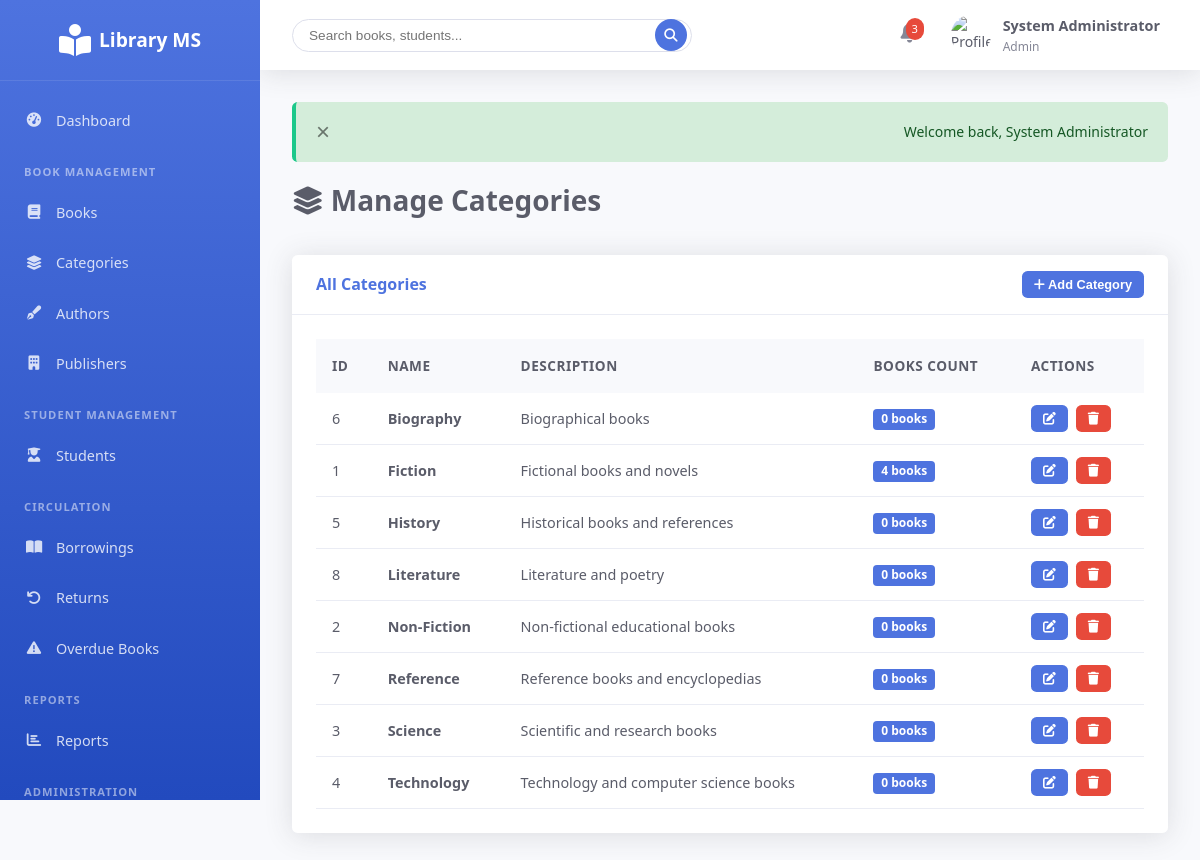
/views/admin/categories.php (signed in), run on the app's committed database.
### tables this page shows
CREATE TABLE `categories` (
  `id` int(11) NOT NULL AUTO_INCREMENT,
  `name` varchar(100) NOT NULL,
  `description` text,
  `created_at` timestamp NOT NULL DEFAULT CURRENT_TIMESTAMP,
  `updated_at` timestamp NOT NULL DEFAULT CURRENT_TIMESTAMP ON UPDATE CURRENT_TIMESTAMP,
  PRIMARY KEY (`id`),
  UNIQUE KEY `name` (`name`)
);

### config/config.php (called while the page is built, shortened)
<?php
require_once __DIR__ . '/database.php';
spl_autoload_register(function($class) {
    $paths = [
        __DIR__ . '/../models/' . $class . '.php',
        __DIR__ . '/../controllers/' . $class . '.php',
    ];
    foreach ($paths as $path) {
        if (file_exists($path)) {
            return;
        }
    }
});
?>

### config/database.php (called while the page is built, shortened)
<?php
class Database {
    private static $instance = null;
    private $conn;
    private function __construct() {
        try {
            $this->conn = new PDO(
                "mysql:host=" . DB_HOST . ";dbname=" . DB_NAME . ";charset=utf8mb4",
                DB_USER,
                DB_PASS,
                [
                    PDO::ATTR_ERRMODE => PDO::ERRMODE_EXCEPTION,
                    PDO::ATTR_DEFAULT_FETCH_MODE => PDO::FETCH_ASSOC,
                    PDO::ATTR_EMULATE_PREPARES => false,
                ]
            );
        } catch(PDOException $e) {
            die("Connection failed: " . $e->getMessage());
        }
    }
    public static function getInstance() {
        if (self::$instance === null) {
            self::$instance = new self();
        }
        return self::$instance;
    }
    public function getConnection() {
        return $this->conn;
    }
}
function getDB() {
    return Database::getInstance()->getConnection();
}
?>

### models/Category.php (called while the page is built, shortened)
<?php
class Category {
    private $db;
    public function __construct() {
        $this->db = getDB();
    }
    public function getWithBookCount() {
        $stmt = $this->db->query("
            SELECT c.*, COUNT(b.id) as book_count
            FROM categories c
            LEFT JOIN books b ON c.id = b.category_id
            GROUP BY c.id
            ORDER BY c.name
        ");
        return $stmt->fetchAll();
    }
}
?>

### views/admin/categories.php (the view, shortened to what this page needs)
<?php
require_once '../../config/config.php';
require_once '../../includes/functions.php';
$category = new Category();
$categories = $category->getWithBookCount();
include '../../includes/header.php';
?>
<div class="page-header">
    <h1 class="page-title">
        <i class="fas fa-layer-group"></i> Manage Categories
    </h1>
</div>
<div class="card">
    <div class="card-header">
        <h3 class="card-title">All Categories</h3>
        <button class="btn btn-primary btn-sm" onclick="openModal('addModal')">
            <i class="fas fa-plus"></i> Add Category
        </button>
    </div>
    <div class="card-body">
        <div class="table-container">
            <table>
                <thead>
                    <tr>
                        <th>ID</th>
                        <th>Name</th>
                        <th>Description</th>
                        <th>Books Count</th>
                        <th>Actions</th>
                    </tr>
                </thead>
                <tbody>
                    <?php if (empty($categories)): ?>
                        <tr>
                            <td colspan="5" style="text-align: center;">No categories found</td>
                        </tr>
                    <?php else: ?>
                        <?php foreach ($categories as $cat): ?>
                            <tr>
                                <td><?= $cat['id'] ?></td>
                                <td><strong><?= e($cat['name']) ?></strong></td>
                                <td><?= e($cat['description']) ?></td>
                                <td>
                                    <span class="badge badge-primary"><?= $cat['book_count'] ?> books</span>
                                </td>
                                <td>
                                    <div class="btn-group">
                                        <button class="btn btn-sm btn-primary" onclick='editCategory(<?= json_encode($cat) ?>)'>
                                            <i class="fas fa-edit"></i>
                                        </button>
                                        <form method="POST" style="display: inline;" onsubmit="return confirmDelete()">
                                            <button type="submit" class="btn btn-sm btn-danger">
                                                <i class="fas fa-trash"></i>
                                            </button>
                                        </form>
                                    </div>
                                </td>
                            </tr>
                        <?php endforeach; ?>
                    <?php endif; ?>
                </tbody>
            </table>
        </div>
    </div>
</div>
<?php
include '../../includes/footer.php';
?>

### includes/header.php (shortened to what this page needs)
<!DOCTYPE html>
<html lang="en">
<head>
    <link rel="stylesheet" href="<?= BASE_URL ?>assets/css/style.css">
    <link rel="stylesheet" href="https://cdnjs.cloudflare.com/ajax/libs/font-awesome/6.4.0/css/all.min.css">
</head>
<body>
    <div class="wrapper">
        <aside class="sidebar">
            <div class="sidebar-brand">
                <a href="<?= BASE_URL ?>views/<?= getUserRole() ?>/dashboard.php">
                    <i class="fas fa-book-reader"></i>
                    <span>Library MS</span>
                </a>
            </div>
            <ul class="sidebar-menu">
                <li>
                    <a href="<?= BASE_URL ?>views/<?= getUserRole() ?>/dashboard.php">
                        <i class="fas fa-tachometer-alt"></i>
                        <span>Dashboard</span>
                    </a>
                </li>
                <?php if (getUserRole() === 'admin' || getUserRole() === 'librarian'): ?>
                    <div class="sidebar-heading">Book Management</div>
                    <li>
                        <a href="<?= BASE_URL ?>views/<?= getUserRole() ?>/books.php">
                            <i class="fas fa-book"></i>
                            <span>Books</span>
                        </a>
                    </li>
                    <li>
                        <a href="<?= BASE_URL ?>views/<?= getUserRole() ?>/categories.php">
                            <i class="fas fa-layer-group"></i>
                            <span>Categories</span>
                        </a>
                    </li>
                    <li>
                        <a href="<?= BASE_URL ?>views/<?= getUserRole() ?>/authors.php">
                            <i class="fas fa-pen-fancy"></i>
                            <span>Authors</span>
                        </a>
                    </li>
                    <li>
                        <a href="<?= BASE_URL ?>views/<?= getUserRole() ?>/publishers.php">
                            <i class="fas fa-building"></i>
                            <span>Publishers</span>
                        </a>
                    </li>
                    <div class="sidebar-heading">Student Management</div>
                    <li>
                        <a href="<?= BASE_URL ?>views/<?= getUserRole() ?>/students.php">
                            <i class="fas fa-user-graduate"></i>
                            <span>Students</span>
                        </a>
                    </li>
                    <div class="sidebar-heading">Circulation</div>
                    <li>
                        <a href="<?= BASE_URL ?>views/<?= getUserRole() ?>/borrowings.php">
                            <i class="fas fa-book-open"></i>
                            <span>Borrowings</span>
                        </a>
                    </li>
                    <li>
                        <a href="<?= BASE_URL ?>views/<?= getUserRole() ?>/returns.php">
                            <i class="fas fa-undo"></i>
                            <span>Returns</span>
                        </a>
                    </li>
                    <li>
                        <a href="<?= BASE_URL ?>views/<?= getUserRole() ?>/overdue.php">
                            <i class="fas fa-exclamation-triangle"></i>
                            <span>Overdue Books</span>
                        </a>
                    </li>
                    <div class="sidebar-heading">Reports</div>
                    <li>
                        <a href="<?= BASE_URL ?>views/<?= getUserRole() ?>/reports.php">
                            <i class="fas fa-chart-bar"></i>
                            <span>Reports</span>
                        </a>
                    </li>
                <?php endif; ?>
                <?php if (getUserRole() === 'admin'): ?>
                    <div class="sidebar-heading">Administration</div>
                <?php endif; ?>
            </ul>
        </aside>
        <div class="main-content">
            <nav class="topbar">
                <div class="topbar-left">
                    <div class="topbar-search">
                        <input type="text" placeholder="Search books, students..." id="globalSearch">
                        <button type="button">
                            <i class="fas fa-search"></i>
                        </button>
                    </div>
                </div>
                <div class="topbar-right">
                    <div class="topbar-notification">
                        <span class="notification-badge">3</span>
                    </div>
                    <div class="topbar-user">
                        <img src="<?= BASE_URL ?>uploads/profiles/<?= $_SESSION['profile_picture'] ?? 'default.jpg' ?>"
                             alt="Profile"
                             onerror="this.src='<?= BASE_URL ?>assets/images/default-avatar.png'">
                        <div class="topbar-user-info">
                            <div class="topbar-user-name"><?= getUserName() ?></div>
                            <div class="topbar-user-role"><?= ucfirst(getUserRole()) ?></div>
                        </div>
                    </div>
                </div>
            </nav>
            <div class="content">
                <?php displayFlash(); ?>

### includes/functions.php (shortened to what this page needs)
<?php
function displayFlash() {
    if (isset($_SESSION['flash_message'])) {
        $type = $_SESSION['flash_type'] ?? 'info';
        $message = $_SESSION['flash_message'];
        echo "<div class='alert alert-{$type} alert-dismissible'>
                <button type='button' class='close' onclick='this.parentElement.remove()'>&times;</button>
                {$message}
              </div>";
    }
}
function e($string) {
    return htmlspecialchars($string ?? '', ENT_QUOTES, 'UTF-8');
}
function getUserName() {
    return $_SESSION['full_name'] ?? 'User';
}
function getUserRole() {
    return $_SESSION['role'] ?? 'guest';
}
?>

### includes/footer.php (shortened to what this page needs)
            </div>
        </div>
    </div>
</body>
</html>

### data on the page
categories: id "6", name "Biography", description "Biographical books", book_count "0"
categories: id "1", name "Fiction", description "Fictional books and novels", book_count "4"
categories: id "5", name "History", description "Historical books and references", book_count "0"
categories: id "8", name "Literature", description "Literature and poetry", book_count "0"
categories: id "2", name "Non-Fiction", description "Non-fictional educational books", book_count "0"
categories: id "7", name "Reference", description "Reference books and encyclopedias", book_count "0"
categories: id "3", name "Science", description "Scientific and research books", book_count "0"
categories: id "4", name "Technology", description "Technology and computer science books", book_count "0"

### other printed values
getUserName() "System Administrator"
getUserRole() "Admin"
$message "Welcome back, System Administrator"
